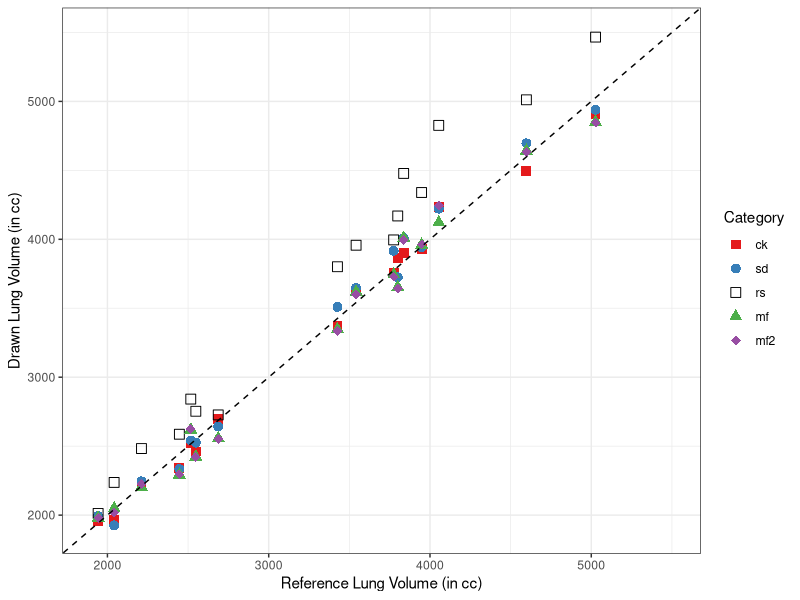
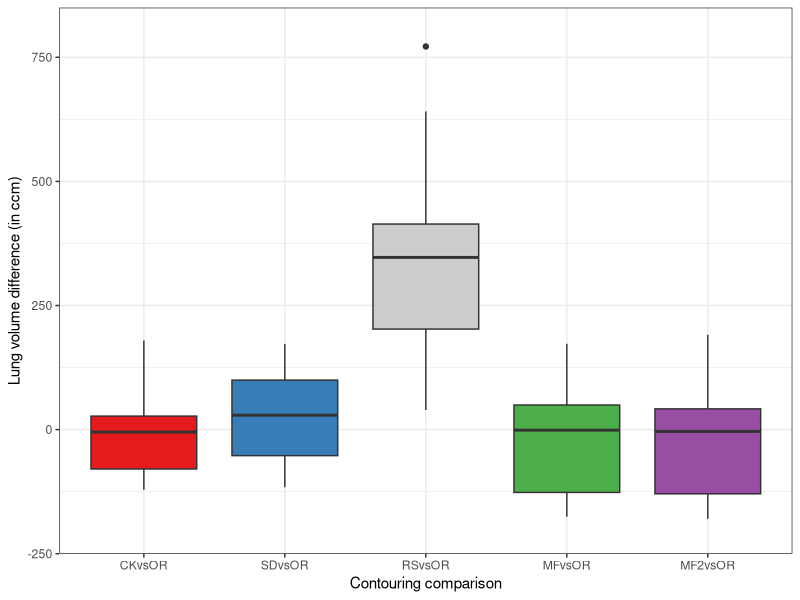
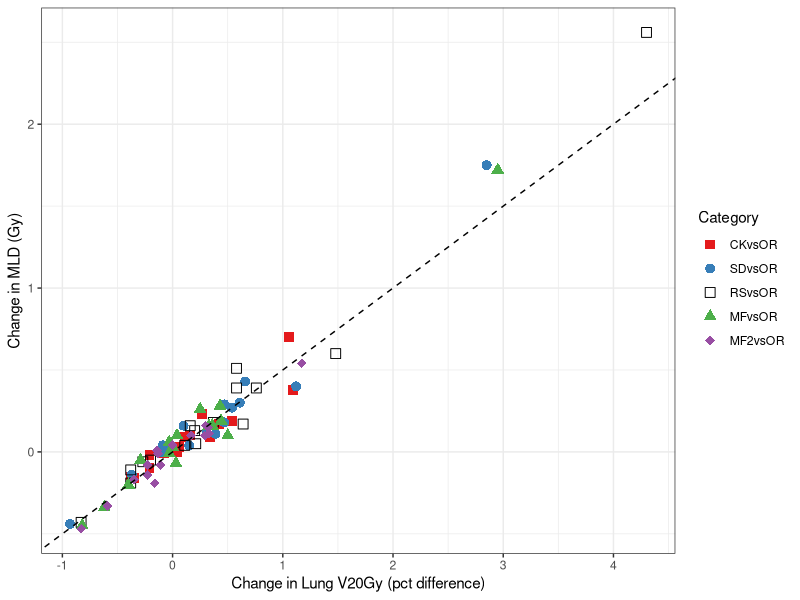
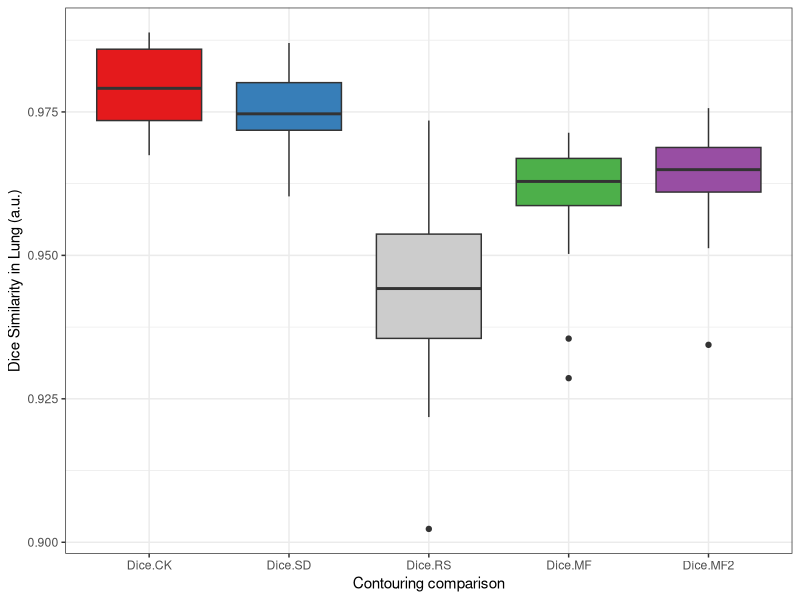
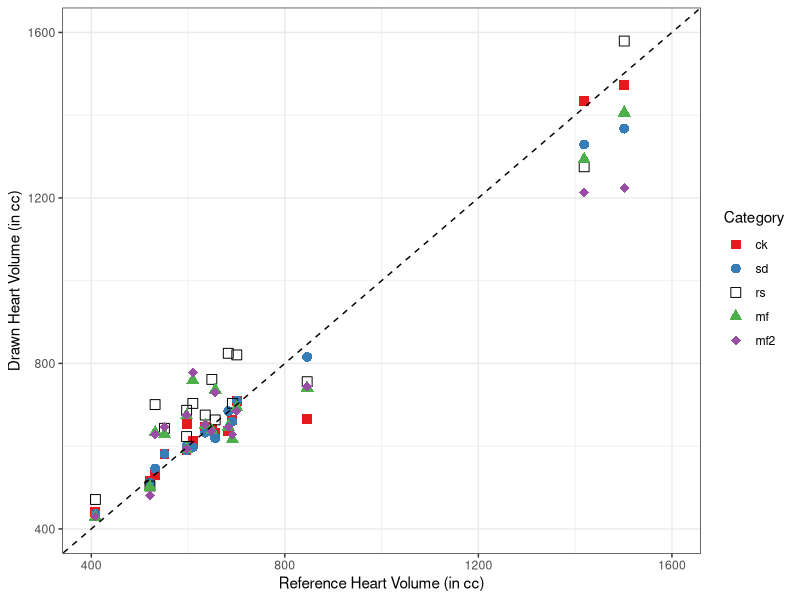
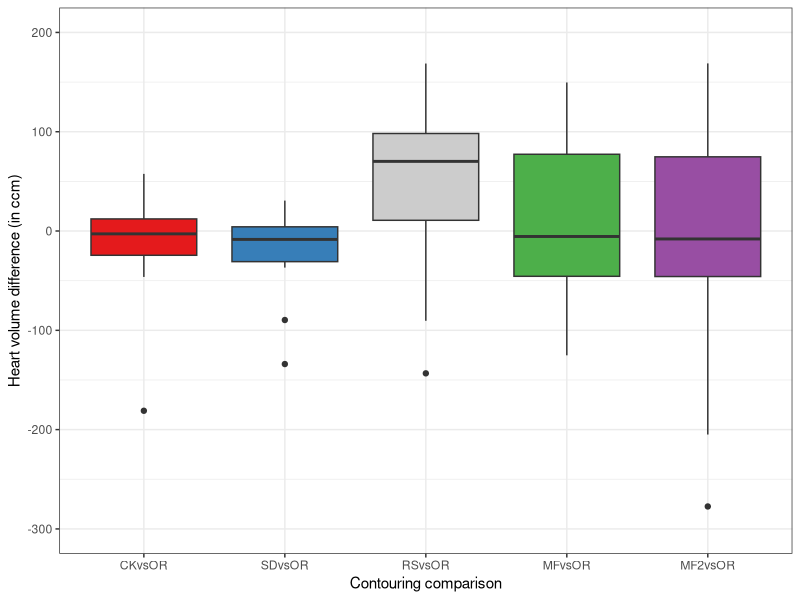
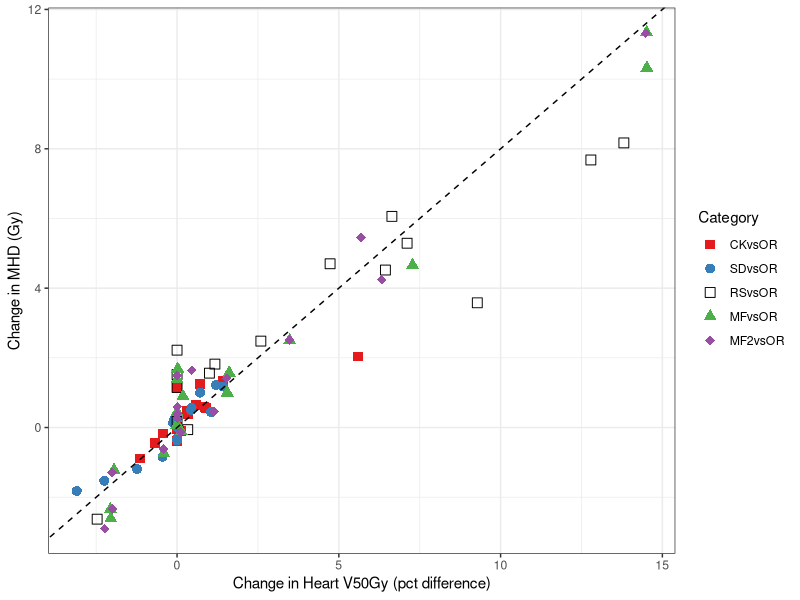
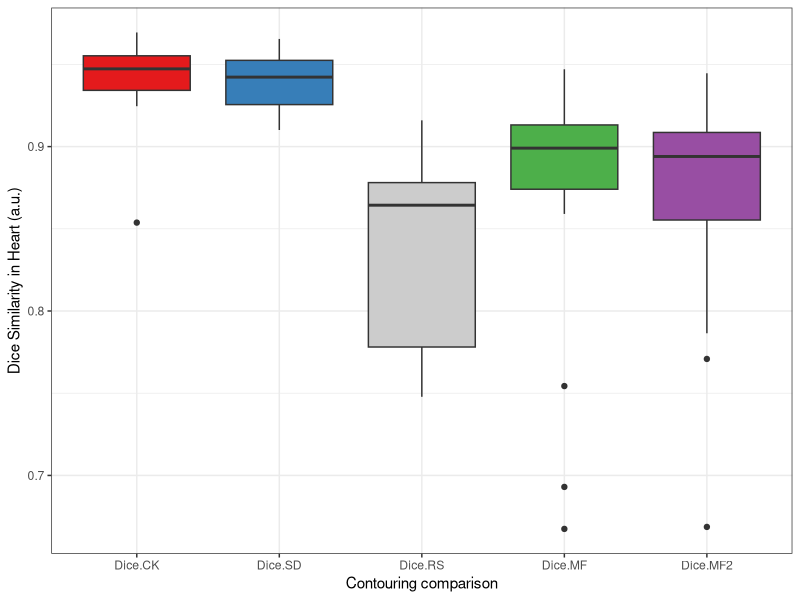

Write R code to recreate these figures, in order. (Note: this script raises an error after producing the figures.)
library(reshape2)
library(ggplot2)
library(dplyr)
#this needs to be edited to set the folder that contains the files
setwd("/Users/lenw/Documents/Python_Programming/repo_Raystation_Scripting/ABAS_Studies")
list.files(pattern = "\\.csv$")

#read csv file of raw values
rawdata <- read.csv("ck-sd-genanalyser2.csv", header=T)
rawdataNew <- read.csv("ck-sd-genanalyser3.csv", header=T)

#parse the volume subset
volumes <- filter(rawdata, type=="vol")
volumesNew <- filter(rawdataNew,type == "vol")

volumesDistribution <- data.frame(
      patid = volumes$patid,
      organ = volumes$organ,
      ref = volumes$OR,
      ck = volumes$CK,
      sd = volumes$SD,
      rs = volumes$RS,
      mf = volumes$MF,
      mf2 = volumesNew$Mfnew,
      CKvsOR = volumes$CK - volumes$OR,
      SDvsOR = volumes$SD - volumes$OR,
      RSvsOR = volumes$RS - volumes$OR,
      MFvsOR = volumes$MF - volumes$OR,
      MF2vsOR = volumesNew$Mfnew - volumes$OR,
      Rel.CK = volumes$dCK / volumes$CK,
      Dice.CK = (2*volumes$dCK)/(volumes$OR + volumes$CK),
      Rel.SD = volumes$dSD / volumes$SD,
      Dice.SD = (2*volumes$dSD)/(volumes$OR + volumes$SD),
      Rel.RS = volumes$dRS / volumes$RS,
      Dice.RS = (2*volumes$dRS)/(volumes$OR + volumes$RS),
      Rel.MF = volumes$dMF / volumes$MF,
      Dice.MF = (2*volumes$dMF)/(volumes$OR + volumes$MF),
      Rel.MF2 = volumesNew$dMFnew / volumesNew$Mfnew,
      Dice.MF2 = (2*volumesNew$dMFnew)/(volumes$OR + volumesNew$Mfnew)
      )
mVolumesDistribution <- melt(volumesDistribution,id=c("patid","organ"))
names(mVolumesDistribution) <- c("patid","organ","Category","VolDiff")
mVolumesDistribution <- mVolumesDistribution[complete.cases(mVolumesDistribution),]

#parse the dosimetry subset
dose <- filter(rawdata, type!="vol")
doseNew <- filter(rawdataNew, type!="vol")
doseDistribution <- data.frame(
      patid = dose$patid,
      organ = dose$organ,
      type = dose$type,
      ref = dose$OR,
      ck = dose$CK,
      sd = dose$SD,
      rs = dose$RS,
      mf = dose$MF,
      mf2 = doseNew$Mfnew,
      CKvsOR = as.numeric(as.character(dose$CK))-as.numeric(as.character(dose$OR)),
      SDvsOR = as.numeric(as.character(dose$SD))-as.numeric(as.character(dose$OR)),
      RSvsOR = as.numeric(as.character(dose$RS))-as.numeric(as.character(dose$OR)),
      MFvsOR = as.numeric(as.character(dose$MF))-as.numeric(as.character(dose$OR)),
      MF2vsOR = as.numeric(as.character(doseNew$Mfnew))-as.numeric(as.character(doseNew$OR))
      )
mDoseDistribution <- melt(doseDistribution,id=c("patid","organ","type"))
names(mDoseDistribution) <- c("patid","organ","type","Category","DoseDiff")
mDoseDistribution <- mDoseDistribution[complete.cases(mDoseDistribution),]

#clean up
rm(dose,volumes,rawdata,doseNew,volumesNew,rawdataNew)
rm(doseDistribution,volumesDistribution)

#colour palette definition
paldef0 <- c("#E41A1C", "#377EB8", "#4DAF4A", "#984EA3")
paldef <- c("#E41A1C", "#377EB8", "black", "#4DAF4A", "#984EA3")
paldef2 <- c("#E41A1C", "#377EB8", "grey80", "#4DAF4A", "#984EA3")
paldef3 <- c("black", "#4DAF4A", "#984EA3")

ppi <- 600
# Calculate the height and width (in pixels) for a 4x4-inch image at 600 ppi
png("ABAS-Lung-in_Raystation-%d.png", width=6*ppi, height=4*ppi, res=ppi)

#absolute lung volume correlation plot
y <- filter(mVolumesDistribution, organ=="pulm" & Category %in% c("ck","sd","rs","mf","mf2"))
x <- filter(mVolumesDistribution, organ=="pulm" & Category %in% c("ref"))
all <- cbind(y,Baseline=x$VolDiff)

ggplot(all,aes(
             x=Baseline,
             y=VolDiff,
             shape=Category, colour=Category)) +
      geom_point(size=3) +
      scale_shape_manual(values=c(15,16,0,17,18)) +
      xlim(1900,5500) + ylim(1900,5500) +
      geom_abline(intercept = 0, slope = 1, linetype="dashed") +
      labs(x = "Reference Lung Volume (in cc)", y = "Drawn Lung Volume (in cc)") +
      theme_bw() +
      scale_colour_manual(values = paldef)

#summarise the median and distribution of the absolute volume differences
y <- filter(mVolumesDistribution, organ=="pulm" & Category %in% c("CKvsOR","SDvsOR","RSvsOR","MFvsOR","MF2vsOR"))
aggregate(y$VolDiff, by=list(y$Category), FUN=summary)

#summary information graphically
ggplot(filter(mVolumesDistribution, organ=="pulm" & Category %in% c("CKvsOR","SDvsOR","RSvsOR","MFvsOR","MF2vsOR") ),
       aes(x=Category, y=VolDiff)) +
      ylim(-200,800) +
      geom_boxplot(aes(fill=Category)) +
      theme_bw() +
      labs(x = "Contouring comparison", y = "Lung volume difference (in ccm)") +
      scale_fill_manual(values = paldef2, guide=FALSE)

#correlations in lung doses differences
y <- filter(mDoseDistribution, type=="v20" & organ=="pulm" & Category %in% c("CKvsOR","SDvsOR","RSvsOR","MFvsOR","MF2vsOR"))
x <- filter(mDoseDistribution, type=="avdose" & organ=="pulm" & Category %in% c("CKvsOR","SDvsOR","RSvsOR","MFvsOR","MF2vsOR"))
all <- cbind(y,MLD=x$DoseDiff)

ggplot(all,aes(
      y=MLD,
      x=100*DoseDiff,
      shape=Category, colour=Category)) +
      geom_point(size=3) +
      scale_shape_manual(values=c(15,16,0,17,18)) +
      geom_abline(intercept = 0, slope = 0.5, linetype="dashed") +
      labs(y = "Change in MLD (Gy)", x = "Change in Lung V20Gy (pct difference)") +
      theme_bw() +
      scale_colour_manual(values = paldef)

#summarise the median and distribution of the V20 volume differences
y <- filter(mDoseDistribution, organ=="pulm" & type=="v20" & Category %in% c("CKvsOR","SDvsOR","RSvsOR","MFvsOR","MF2vsOR"))
aggregate(100*y$DoseDiff, by=list(y$Category), FUN=summary)

#summarise the median and distribution of the mean lung dose differences
y <- filter(mDoseDistribution, organ=="pulm" & type=="avdose" & Category %in% c("CKvsOR","SDvsOR","RSvsOR","MFvsOR","MF2vsOR"))
aggregate(y$DoseDiff, by=list(y$Category), FUN=summary)

#dice similarity comparison
ggplot(filter(mVolumesDistribution, organ=="pulm" & Category %in% c("Dice.CK","Dice.SD","Dice.RS","Dice.MF","Dice.MF2") ),
       aes(x=Category, y=VolDiff)) +
      geom_boxplot(aes(fill=Category)) +
      theme_bw() +
      labs(x = "Contouring comparison", y = "Dice Similarity in Lung (a.u.)") +
      scale_fill_manual(values = paldef2, guide=FALSE)
y <- filter(mVolumesDistribution, organ=="pulm" & Category %in% c("Dice.CK","Dice.SD","Dice.RS","Dice.MF","Dice.MF2"))
aggregate(y$VolDiff, by=list(y$Category), FUN=summary)

dev.off()


ppi <- 600
# Calculate the height and width (in pixels) for a 4x4-inch image at 600 ppi
png("ABAS-Heart-in_Raystation-%d.png", width=6*ppi, height=4*ppi, res=ppi)

#absolute heart volume correlation plot
y <- filter(mVolumesDistribution, organ=="cor" & Category %in% c("ck","sd","rs","mf","mf2"))
x <- filter(mVolumesDistribution, organ=="cor" & Category %in% c("ref"))
all <- cbind(y,Baseline=x$VolDiff)

ggplot(all,aes(
      x=Baseline,
      y=VolDiff,
      shape=Category, colour=Category)) +
      geom_point(size=3) +
      xlim(400,1600) + ylim(400,1600) +
      scale_shape_manual(values=c(15,16,0,17,18)) +
      geom_abline(intercept = 0, slope = 1, linetype="dashed") +
      labs(x = "Reference Heart Volume (in cc)", y = "Drawn Heart Volume (in cc)") +
      theme_bw() +
      scale_colour_manual(values = paldef)

#summarise the median and distribution of the absolute volume differences
y <- filter(mVolumesDistribution, organ=="cor" & Category %in% c("CKvsOR","SDvsOR","RSvsOR","MFvsOR","MF2vsOR"))
aggregate(y$VolDiff, by=list(y$Category), FUN=summary)

#summary information graphically
ggplot(filter(mVolumesDistribution, organ=="cor" & Category %in% c("CKvsOR","SDvsOR","RSvsOR","MFvsOR","MF2vsOR") ),
       aes(x=Category, y=VolDiff)) +
      ylim(-300,200) +
      geom_boxplot(aes(fill=Category)) +
      theme_bw() +
      labs(x = "Contouring comparison", y = "Heart volume difference (in ccm)") +
      scale_fill_manual(values = paldef2, guide=FALSE)

#correlations in heart doses differences
y <- filter(mDoseDistribution, type=="v50" & organ=="cor" & Category %in% c("CKvsOR","SDvsOR","RSvsOR","MFvsOR","MF2vsOR"))
x <- filter(mDoseDistribution, type=="avdose" & organ=="cor" & Category %in% c("CKvsOR","SDvsOR","RSvsOR","MFvsOR","MF2vsOR"))
all <- cbind(y,MHD=x$DoseDiff)

ggplot(all,aes(
      y=MHD,
      x=100*DoseDiff,
      shape=Category, colour=Category)) +
      geom_point(size=3) +
      scale_shape_manual(values=c(15,16,0,17,18)) +
      geom_abline(intercept = 0, slope = 0.8, linetype="dashed") +
      labs(y = "Change in MHD (Gy)", x = "Change in Heart V50Gy (pct difference)") +
      theme_bw() +
      scale_colour_manual(values = paldef)

#summarise the median and distribution of the V50 volume differences
y <- filter(mDoseDistribution, organ=="cor" & type=="v50" & Category %in% c("CKvsOR","SDvsOR","RSvsOR","MFvsOR","MF2vsOR"))
aggregate(100*y$DoseDiff, by=list(y$Category), FUN=summary)

#summarise the median and distribution of the mean heart dose differences
y <- filter(mDoseDistribution, organ=="cor" & type=="avdose" & Category %in% c("CKvsOR","SDvsOR","RSvsOR","MFvsOR","MF2vsOR"))
aggregate(y$DoseDiff, by=list(y$Category), FUN=summary)

#dice similarity comparison
ggplot(filter(mVolumesDistribution, organ=="cor" & Category %in% c("Dice.CK","Dice.SD","Dice.RS","Dice.MF","Dice.MF2") ),
       aes(x=Category, y=VolDiff)) +
      geom_boxplot(aes(fill=Category)) +
      theme_bw() +
      labs(x = "Contouring comparison", y = "Dice Similarity in Heart (a.u.)") +
      scale_fill_manual(values = paldef2, guide=FALSE)
y <- filter(mVolumesDistribution, organ=="cor" & Category %in% c("Dice.CK","Dice.SD","Dice.RS","Dice.MF","Dice.MF2"))
aggregate(y$VolDiff, by=list(y$Category), FUN=summary)

dev.off()


ppi <- 600
# Calculate the height and width (in pixels) for a 4x4-inch image at 600 ppi
png("ABAS-SpinalCord-in_Raystation-%d.png", width=6*ppi, height=4*ppi, res=ppi)

#absolute spinal cord volume correlation plot
#
#note that here - it is not the volume agreement that matters but
#rather the dice similarity and overlap volume
#
#summarise the median and distribution of the absolute volume differences
y <- filter(mVolumesDistribution, organ=="canalis" & Category %in% c("RSvsOR","MFvsOR","MF2vsOR"))
aggregate(y$VolDiff, by=list(y$Category), FUN=summary)

#summary information graphically
ggplot(filter(mVolumesDistribution, organ=="canalis" & Category %in% c("RSvsOR","MFvsOR","MF2vsOR") ),
       aes(x=Category, y=VolDiff)) +
      ylim(-50,50) +
      geom_boxplot(aes(fill=Category)) +
      theme_bw() +
      labs(x = "Contouring comparison", y = "Spinal cord volume difference (in ccm)") +
      scale_fill_manual(values = c("grey80", "#4DAF4A", "#984EA3"), guide=FALSE)


#similarity and overlap
y <- filter(mVolumesDistribution, organ=="canalis" & Category %in% c("Rel.CK","Rel.SD","Rel.RS","Rel.MF","Rel.MF2"))
x <- filter(mVolumesDistribution, organ=="canalis" & Category %in% c("Dice.CK","Dice.SD","Dice.RS","Dice.MF","Dice.MF2"))
all <- cbind(y,Dice=x$VolDiff)

ggplot(all,aes(
      y=VolDiff,
      x=Dice,
      shape=Category, colour=Category)) +
      geom_point(size=3) +
      scale_shape_manual(values=c(0,17,18)) +
      xlim(0.5,1) + ylim(0.5,1) +
      geom_abline(intercept = 0, slope = 1, linetype="dashed") +
      labs(y = "Volume overlap fraction", x = "Dice Similarity in spinal cord") +
      theme_bw() +
      scale_colour_manual(values = c("black", "#4DAF4A", "#984EA3"))

#summarise the median and distribution of the high dose differences (d1cc)
y <- filter(mDoseDistribution, organ=="canalis" & type=="d1cc" & Category %in% c("CKvsOR","SDvsOR","RSvsOR","MFvsOR","MF2vsOR"))
aggregate(y$DoseDiff, by=list(y$Category), FUN=summary)

#summary information graphically
ggplot(filter(mDoseDistribution, organ=="canalis" & Category %in% c("RSvsOR","MFvsOR","MF2vsOR") ),
       aes(x=Category, y=DoseDiff)) +
      ylim(-5,12) +
      geom_boxplot(aes(fill=Category)) +
      theme_bw() +
      labs(x = "Contouring comparison", y = "Change in D1cc High Dose (Gy)") +
      scale_fill_manual(values = c("grey80", "#4DAF4A", "#984EA3"), guide=FALSE)


dev.off()






#paired non-parametric test (Wilcoxon)

#are volumes of lung different?
temp <- filter(rawdata, type=="vol" & organ=="pulm")[4:8]
OR <- as.numeric(as.character(temp$OR))
CK <- as.numeric(as.character(temp$CK))
SD <- as.numeric(as.character(temp$SD))
RS <- as.numeric(as.character(temp$RS))
MF <- as.numeric(as.character(temp$MF))

wilcox.test(CK, OR, paired=TRUE, conf.int=TRUE)
#pseudomedian = -12 ccm, CI = -54.6 to 36.5, p = 0.53

wilcox.test(SD, OR, paired=TRUE, conf.int=TRUE)
#pseudomedian = 27 ccm, CI = -32 to 83, p = 0.35

wilcox.test(RS, OR, paired=TRUE, conf.int=TRUE)
# *** pseudomedian = 318 ccm, CI = 221 to 418, p < 0.01

wilcox.test(MF, OR, paired=TRUE, conf.int=TRUE)
#pseudomedian = -23 ccm, CI = -78 to 41, p = 0.53

#are V20 levels in lung different?
temp <- filter(rawdata, type=="v20" & organ=="pulm")[4:8]
OR <- as.numeric(as.character(temp$OR))
CK <- as.numeric(as.character(temp$CK))
SD <- as.numeric(as.character(temp$SD))
RS <- as.numeric(as.character(temp$RS))
MF <- as.numeric(as.character(temp$MF))

wilcox.test(CK, OR, paired=TRUE, conf.int=TRUE)
#pseudomedian = 0.12%, CI = 0 to 0.42, p = 0.2

wilcox.test(SD, OR, paired=TRUE, conf.int=TRUE)
# ** pseudomedian = 0.29%, CI = 0 to 0.60, p < 0.05

wilcox.test(RS, OR, paired=TRUE, conf.int=TRUE)
#pseudomedian = 0.24%, CI = 0 to 0.67, p = 0.16

wilcox.test(MF, OR, paired=TRUE, conf.int=TRUE)
#pseudomedian = 0.11%, CI = -0.19 to 0.39%, p = 0.42

#are MLD levels in lung different?
temp <- filter(rawdata, type=="avdose" & organ=="pulm")[4:8]
OR <- as.numeric(as.character(temp$OR))
CK <- as.numeric(as.character(temp$CK))
SD <- as.numeric(as.character(temp$SD))
RS <- as.numeric(as.character(temp$RS))
MF <- as.numeric(as.character(temp$MF))

wilcox.test(CK, OR, paired=TRUE, conf.int=TRUE)
#pseudomedian = 8.4 cGy, CI = -2 to 20, p = 0.11

wilcox.test(SD, OR, paired=TRUE, conf.int=TRUE)
# ** pseudomedian = 17 cGy, CI = 2.5 to 30, p < 0.05

wilcox.test(RS, OR, paired=TRUE, conf.int=TRUE)
#pseudomedian = 16 cGy, CI = -1 to 36, p = 0.09

wilcox.test(MF, OR, paired=TRUE, conf.int=TRUE)
#pseudomedian = 6.3 cGy, CI = -8.5 to 18, p = 0.34


#are volumes of heart different?
temp <- filter(rawdata, type=="vol" & organ=="cor")[4:8]
OR <- as.numeric(as.character(temp$OR))
CK <- as.numeric(as.character(temp$CK))
SD <- as.numeric(as.character(temp$SD))
RS <- as.numeric(as.character(temp$RS))
MF <- as.numeric(as.character(temp$MF))

wilcox.test(CK, OR, paired=TRUE, conf.int=TRUE)
#pseudomedian = -3.4 ccm, CI = -23 to 13, p = 0.78

wilcox.test(SD, OR, paired=TRUE, conf.int=TRUE)
#pseudomedian = -10 ccm, CI = -37 to 4, p = 0.13

wilcox.test(RS, OR, paired=TRUE, conf.int=TRUE)
# ** pseudomedian = 60 ccm, CI = 4.5 to 95, p < 0.05

wilcox.test(MF, OR, paired=TRUE, conf.int=TRUE)
#pseudomedian = 0.9 ccm, CI = -45 to 47, p = 0.98

#are V50 levels in heart different?
temp <- filter(rawdata, type=="v50" & organ=="cor")[4:8]
OR <- as.numeric(as.character(temp$OR))
CK <- as.numeric(as.character(temp$CK))
SD <- as.numeric(as.character(temp$SD))
RS <- as.numeric(as.character(temp$RS))
MF <- as.numeric(as.character(temp$MF))

wilcox.test(CK, OR, paired=TRUE, conf.int=TRUE)

wilcox.test(SD, OR, paired=TRUE, conf.int=TRUE)

wilcox.test(RS, OR, paired=TRUE, conf.int=TRUE)

wilcox.test(MF, OR, paired=TRUE, conf.int=TRUE)

#are MHD levels in heart different?
temp <- filter(rawdata, type=="avdose" & organ=="cor")[4:8]
OR <- as.numeric(as.character(temp$OR))
CK <- as.numeric(as.character(temp$CK))
SD <- as.numeric(as.character(temp$SD))
RS <- as.numeric(as.character(temp$RS))
MF <- as.numeric(as.character(temp$MF))

wilcox.test(CK, OR, paired=TRUE, conf.int=TRUE)

wilcox.test(SD, OR, paired=TRUE, conf.int=TRUE)

wilcox.test(RS, OR, paired=TRUE, conf.int=TRUE)

wilcox.test(MF, OR, paired=TRUE, conf.int=TRUE)


#are volumes of spinal cord different?
temp <- filter(rawdata, type=="vol" & organ=="canalis")[4:8]
OR <- as.numeric(as.character(temp$OR))
RS <- as.numeric(as.character(temp$RS))
MF <- as.numeric(as.character(temp$MF))

wilcox.test(RS, OR, paired=TRUE, conf.int=TRUE)

wilcox.test(MF, OR, paired=TRUE, conf.int=TRUE)

#are hot spots on spinal cord different?
temp <- filter(rawdata, type=="d1cc" & organ=="canalis")[4:8]
OR <- as.numeric(as.character(temp$OR))
RS <- as.numeric(as.character(temp$RS))
MF <- as.numeric(as.character(temp$MF))

wilcox.test(RS, OR, paired=TRUE, conf.int=TRUE)

wilcox.test(MF, OR, paired=TRUE, conf.int=TRUE)
